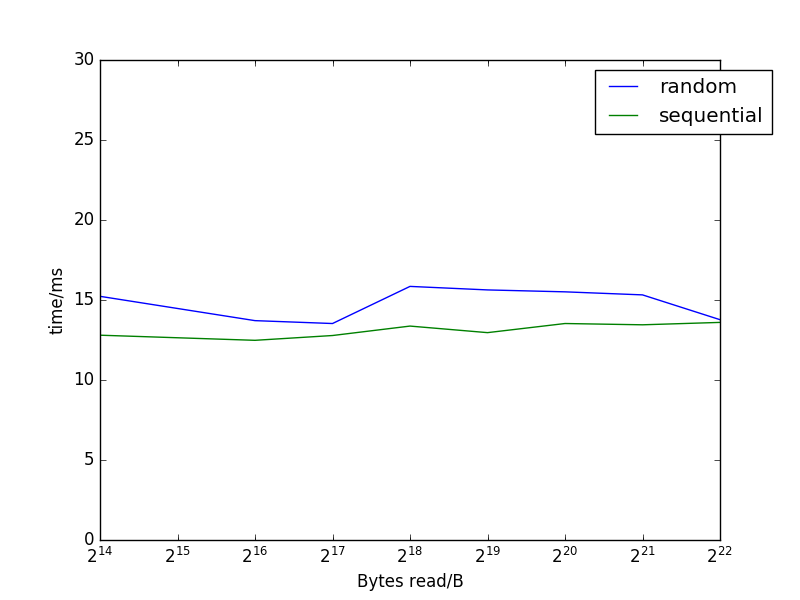

This chart was generated by the following Python code:
import matplotlib.pyplot as plt
import numpy as np
import re

def read_data(fname):
    xs = []
    seq = []
    rand = []
    with open(fname, 'rb') as f:
        s = f.read().strip().split("\n")

    for i in range(0, 8):
        x = re.findall('([0-9]+): ', s[i * 3])[0]
        xs.append(x)
        y = re.findall('Average: ([0-9.]+)ms', s[i * 3 + 1])[0]
        seq.append(float(y))

    for i in range(8, 16):
        y = re.findall('Average: ([0-9.]+)ms', s[i * 3 + 1])[0]
        rand.append(float(y))
    return xs, seq, rand

x, seq, rand = read_data("remote_read.txt")
fig, ax = plt.subplots()
handles = []
plt.xlabel('Bytes read/B')
plt.ylabel('time/ms')
ax.set_xscale('symlog', basex=2)

handles.append(plt.plot(x, seq, label="random")[0])
handles.append(plt.plot(x, rand, label="sequential")[0])
plt.ylim(0, 30)

#plt.axvline(x = 800 * 1024 * 1024, color='r', linestyle='-.')
#plt.axvline(x = 2 * 1024 * 1024, color='r', linestyle='-.')
plt.legend(handles=handles, bbox_to_anchor=(1.1, 1))
plt.show()
